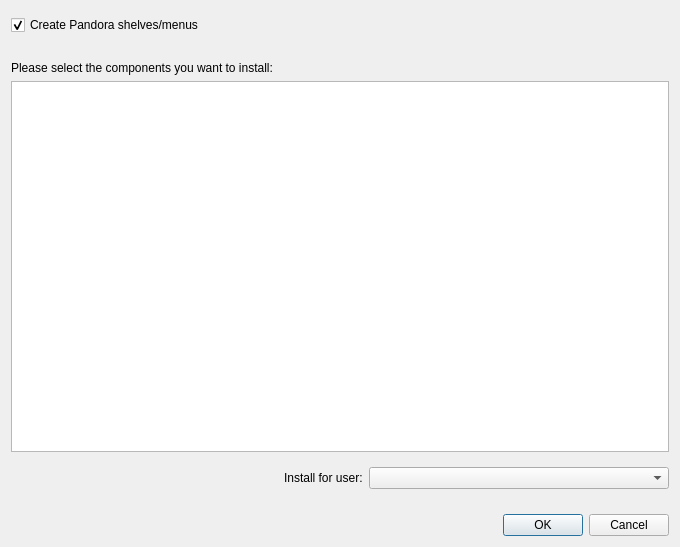
<?xml version="1.0" encoding="UTF-8"?>
<ui version="4.0">
 <class>dlg_InstallList</class>
 <widget class="QDialog" name="dlg_InstallList">
  <property name="geometry">
   <rect>
    <x>0</x>
    <y>0</y>
    <width>680</width>
    <height>547</height>
   </rect>
  </property>
  <property name="windowTitle">
   <string>Select Programs</string>
  </property>
  <layout class="QVBoxLayout" name="verticalLayout">
   <property name="topMargin">
    <number>15</number>
   </property>
   <item>
    <widget class="QCheckBox" name="chb_shelves">
     <property name="text">
      <string>Create Pandora shelves/menus</string>
     </property>
     <property name="checked">
      <bool>true</bool>
     </property>
    </widget>
   </item>
   <item>
    <spacer name="verticalSpacer_3">
     <property name="orientation">
      <enum>Qt::Vertical</enum>
     </property>
     <property name="sizeType">
      <enum>QSizePolicy::Fixed</enum>
     </property>
     <property name="sizeHint" stdset="0">
      <size>
       <width>20</width>
       <height>20</height>
      </size>
     </property>
    </spacer>
   </item>
   <item>
    <widget class="QLabel" name="label">
     <property name="text">
      <string>Please select the components you want to install:</string>
     </property>
    </widget>
   </item>
   <item>
    <widget class="QTreeWidget" name="tw_components">
     <property name="minimumSize">
      <size>
       <width>0</width>
       <height>100</height>
      </size>
     </property>
     <attribute name="headerVisible">
      <bool>false</bool>
     </attribute>
     <attribute name="headerDefaultSectionSize">
      <number>200</number>
     </attribute>
     <column>
      <property name="text">
       <string>programm</string>
      </property>
     </column>
     <column>
      <property name="text">
       <string>paths</string>
      </property>
     </column>
    </widget>
   </item>
   <item>
    <widget class="QWidget" name="widget" native="true">
     <layout class="QHBoxLayout" name="horizontalLayout">
      <property name="leftMargin">
       <number>0</number>
      </property>
      <property name="rightMargin">
       <number>0</number>
      </property>
      <item>
       <spacer name="horizontalSpacer">
        <property name="orientation">
         <enum>Qt::Horizontal</enum>
        </property>
        <property name="sizeHint" stdset="0">
         <size>
          <width>40</width>
          <height>20</height>
         </size>
        </property>
       </spacer>
      </item>
      <item>
       <widget class="QLabel" name="label_2">
        <property name="text">
         <string>Install for user:</string>
        </property>
       </widget>
      </item>
      <item>
       <widget class="QComboBox" name="cb_users">
        <property name="minimumSize">
         <size>
          <width>300</width>
          <height>0</height>
         </size>
        </property>
        <property name="maximumSize">
         <size>
          <width>300</width>
          <height>16777215</height>
         </size>
        </property>
       </widget>
      </item>
     </layout>
    </widget>
   </item>
   <item>
    <spacer name="verticalSpacer">
     <property name="orientation">
      <enum>Qt::Vertical</enum>
     </property>
     <property name="sizeType">
      <enum>QSizePolicy::Fixed</enum>
     </property>
     <property name="sizeHint" stdset="0">
      <size>
       <width>20</width>
       <height>10</height>
      </size>
     </property>
    </spacer>
   </item>
   <item>
    <widget class="QDialogButtonBox" name="buttonBox">
     <property name="orientation">
      <enum>Qt::Horizontal</enum>
     </property>
     <property name="standardButtons">
      <set>QDialogButtonBox::Cancel|QDialogButtonBox::Ok</set>
     </property>
    </widget>
   </item>
  </layout>
 </widget>
 <resources/>
 <connections>
  <connection>
   <sender>buttonBox</sender>
   <signal>accepted()</signal>
   <receiver>dlg_InstallList</receiver>
   <slot>accept()</slot>
   <hints>
    <hint type="sourcelabel">
     <x>248</x>
     <y>254</y>
    </hint>
    <hint type="destinationlabel">
     <x>157</x>
     <y>274</y>
    </hint>
   </hints>
  </connection>
  <connection>
   <sender>buttonBox</sender>
   <signal>rejected()</signal>
   <receiver>dlg_InstallList</receiver>
   <slot>reject()</slot>
   <hints>
    <hint type="sourcelabel">
     <x>316</x>
     <y>260</y>
    </hint>
    <hint type="destinationlabel">
     <x>286</x>
     <y>274</y>
    </hint>
   </hints>
  </connection>
 </connections>
</ui>
